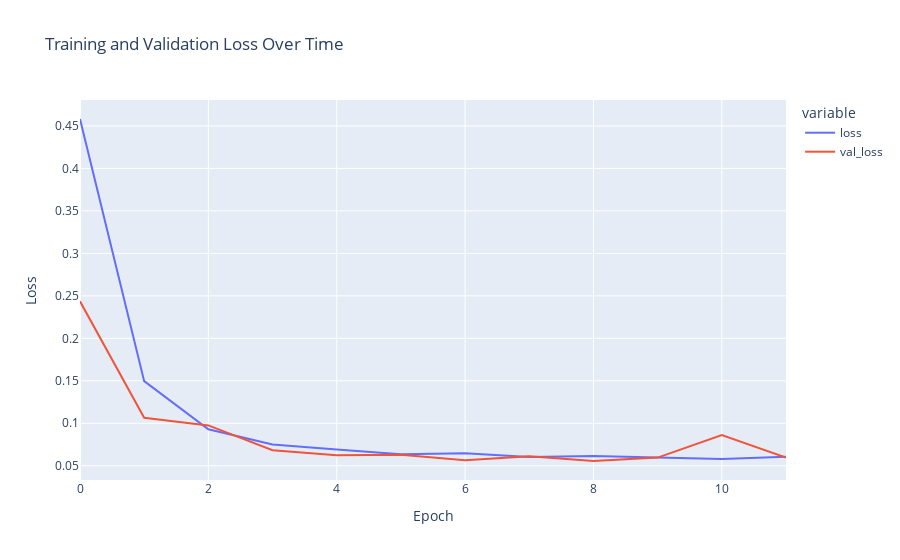
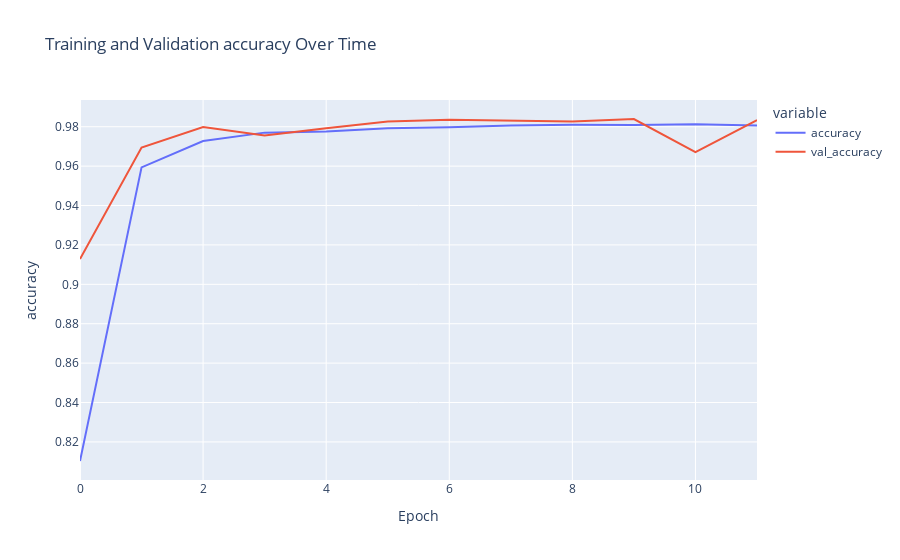

Source (notebook cell) for these figures, in order:
### Markdown cell above
# Display validation and accuracy graphs.

### Code cell
loss_fig = px.line(
    history.history,
    y=['loss', 'val_loss'],
    labels={'index': "Epoch", 'value': "Loss"},
    title="Training and Validation Loss Over Time"
)

loss_fig.show()

fig = px.line(
    history.history,
    y=['accuracy', 'val_accuracy'],
    labels={'index': "Epoch", 'value': "accuracy"},
    title="Training and Validation accuracy Over Time"
)

fig.show()

### Figure 1 — Plotly figure (JSON) as saved in the notebook; plotly's stock layout.template omitted (floating-point values rounded to 4 significant figures)
{"data": [{"hovertemplate": "variable=loss<br>Epoch=%{x}<br>Loss=%{y}<extra></extra>", "legendgroup": "loss", "line": {"color": "#636efa", "dash": "solid"}, "marker": {"symbol": "circle"}, "mode": "lines", "name": "loss", "orientation": "v", "showlegend": true, "type": "scatter", "x": [0, 1, 2, 3, 4, 5, 6, 7, 8, 9, 10, 11], "xaxis": "x", "y": [0.4582, 0.1496, 0.09294, 0.07492, 0.06923, 0.06343, 0.06468, 0.0603, 0.06156, 0.05975, 0.05793, 0.06055], "yaxis": "y"}, {"hovertemplate": "variable=val_loss<br>Epoch=%{x}<br>Loss=%{y}<extra></extra>", "legendgroup": "val_loss", "line": {"color": "#EF553B", "dash": "solid"}, "marker": {"symbol": "circle"}, "mode": "lines", "name": "val_loss", "orientation": "v", "showlegend": true, "type": "scatter", "x": [0, 1, 2, 3, 4, 5, 6, 7, 8, 9, 10, 11], "xaxis": "x", "y": [0.2436, 0.1065, 0.0975, 0.06826, 0.06247, 0.0629, 0.05641, 0.06133, 0.05561, 0.05963, 0.08616, 0.05971], "yaxis": "y"}], "layout": {"autosize": true, "legend": {"title": {"text": "variable"}, "tracegroupgap": 0}, "title": {"text": "Training and Validation Loss Over Time"}, "xaxis": {"anchor": "y", "autorange": true, "domain": [0, 1], "range": [0, 11], "title": {"text": "Epoch"}, "type": "linear"}, "yaxis": {"anchor": "x", "autorange": true, "domain": [0, 1], "range": [0.03324, 0.4805], "title": {"text": "Loss"}, "type": "linear"}}}

### Figure 2 — Plotly figure (JSON) as saved in the notebook; plotly's stock layout.template omitted (floating-point values rounded to 4 significant figures)
{"data": [{"hovertemplate": "variable=accuracy<br>Epoch=%{x}<br>accuracy=%{y}<extra></extra>", "legendgroup": "accuracy", "line": {"color": "#636efa", "dash": "solid"}, "marker": {"symbol": "circle"}, "mode": "lines", "name": "accuracy", "orientation": "v", "showlegend": true, "type": "scatter", "x": [0, 1, 2, 3, 4, 5, 6, 7, 8, 9, 10, 11], "xaxis": "x", "y": [0.8103, 0.9594, 0.9727, 0.977, 0.9775, 0.9792, 0.9797, 0.9806, 0.981, 0.9808, 0.9812, 0.9806], "yaxis": "y"}, {"hovertemplate": "variable=val_accuracy<br>Epoch=%{x}<br>accuracy=%{y}<extra></extra>", "legendgroup": "val_accuracy", "line": {"color": "#EF553B", "dash": "solid"}, "marker": {"symbol": "circle"}, "mode": "lines", "name": "val_accuracy", "orientation": "v", "showlegend": true, "type": "scatter", "x": [0, 1, 2, 3, 4, 5, 6, 7, 8, 9, 10, 11], "xaxis": "x", "y": [0.9129, 0.9695, 0.9798, 0.9755, 0.9793, 0.9827, 0.9836, 0.983, 0.9827, 0.9839, 0.9671, 0.9834], "yaxis": "y"}], "layout": {"autosize": true, "legend": {"title": {"text": "variable"}, "tracegroupgap": 0}, "title": {"text": "Training and Validation accuracy Over Time"}, "xaxis": {"anchor": "y", "autorange": true, "domain": [0, 1], "range": [0, 11], "title": {"text": "Epoch"}, "type": "linear"}, "yaxis": {"anchor": "x", "autorange": true, "domain": [0, 1], "range": [0.8007, 0.9936], "title": {"text": "accuracy"}, "type": "linear"}}}
